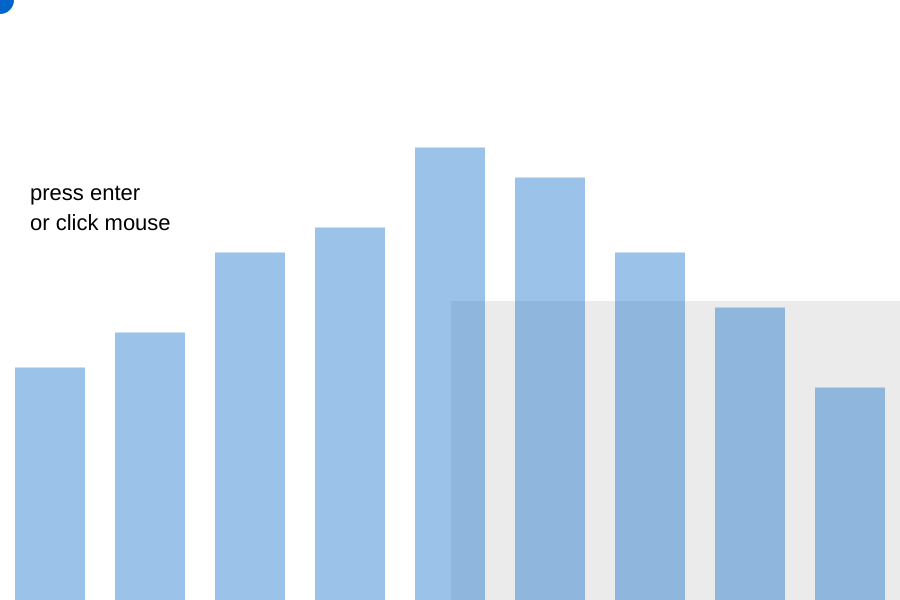
Frame 1 (no input)
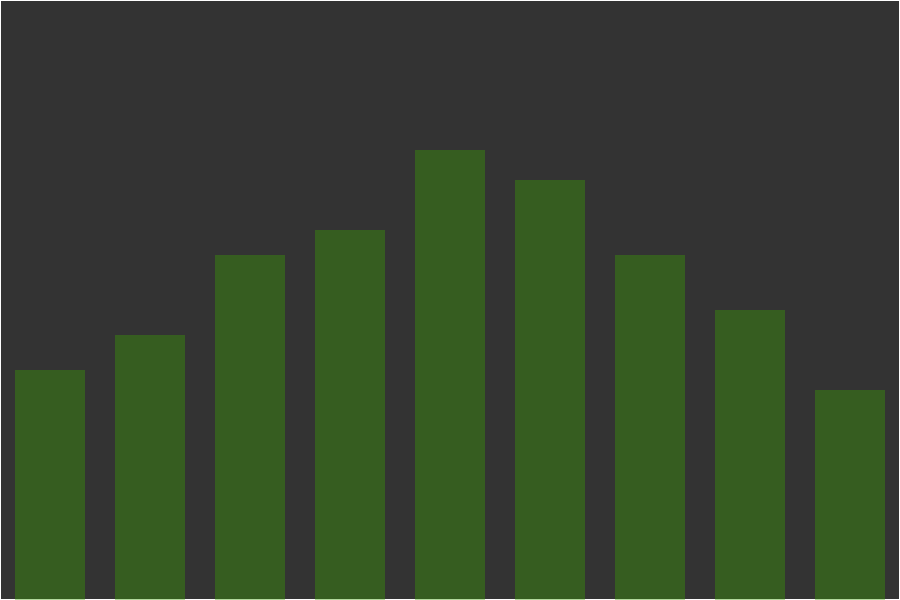
Frame 60 (no input)
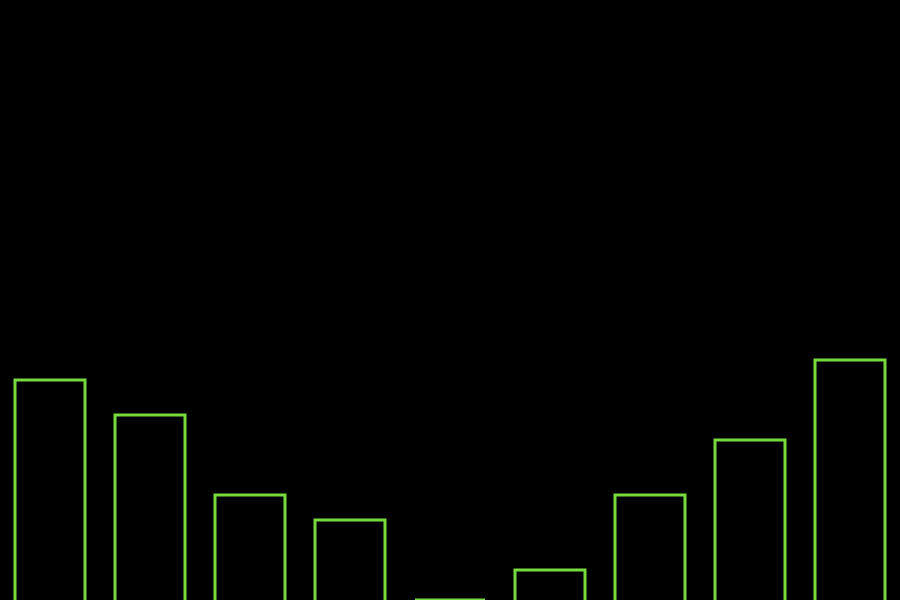
Frame 120 (the mouse pressed at the canvas centre since frame 60)

The p5.js sketch that drew these frames (run headless with seeded random() and noise() and a simulated clock; from frame 60 on, the mouse is pressed at the canvas centre):

// p5.js sketch
// ── sketch.js
function setup() {
  createCanvas(900, 600);
  frameRate(60);
  smooth();
  var colorUse = color(colorR, colorG, colorB);
}

//variable for sound bar height
var ht = 0;

//variables for sound bar color
var colorR = 0;
var colorG = 100;
var colorB = 200;

function soundBar(rx, rheight) {
  rectMode(CENTER);
  rect(rx, height, 70, rheight - (3 * mouseY) + 300 + ht);
}

function rain(x) {
  fill(255);
  ellipse(random(width), x, random(15));

}

function flare() {
  stroke(255);
  line(width / 2, 0, mouseX, mouseY)


}

function draw() {
  //stores changing fill color
  var colorUse = color(colorR, colorG, colorB);

  //this if statement pauses the sketch while ENTER is pressed, otherwise it continues
  if (keyIsDown(ENTER)) {
    ellipseMode(CENTER)
      //these shapes draw the pause symbol
    fill(100, 10);
    noStroke();
    ellipse(width / 2, height / 2 + 10, width / 2, width / 2)

    fill(colorUse);
    ellipse(width / 2, height / 2, width / 2, width / 2)

    fill(150);
    rect(width / 2 - 50, height / 2 + 10, 30, 200);
    rect(width / 2 + 50, height / 2 + 10, 30, 200);
    fill(200);
    rect(width / 2 - 50, height / 2, 30, 200);
    rect(width / 2 + 50, height / 2, 30, 200);

    //THIS IS THE DRAW FUNCTION UNLESS ENTER IS PRESSED

  } else {
    textSize(22);
    text("press enter", 30, 200);
    text("or click mouse", 30, 230)
    strokeWeight(2)
    flare();
    rain(30);
    rain(60);
    rain(100);
    fill(colorR, colorG, colorB);
    ellipse(mouseX, mouseY, 30 + ht / 10, 30 + ht / 10);
    if (frameCount % 30 == 0) {
      banana = 0
      background(55);
    }
    //this adds random height to each sound bar and resets it every half second
    ht += random(20);
    if (frameCount % 30 == 0) {
      ht = 0;
    }
    if (mouseIsPressed == true) {
      background(0);
    } else {
      // draws background for fade effect
      fill(0, 20);
      rect(450, 300, width, height)
    }
    //changes appearance of sound bars 
    //if the mouse is held, an alternate appearance for the sound bars is shown
    if (mouseIsPressed == true) {
      stroke(colorR, colorG, colorB);
      strokeWeight(3);
      noFill();
    } else {
      noStroke();
      //fill of sound bars
      fill(colorR, colorG, colorB, 100);
    }

    //this constantly changes the color of the sound bars
    colorR += 1;
    colorG += 1;
    colorB += 1;

    //This resets the colors once they reach their maximum value.
    if (colorR > 255) {
      colorR = 0;
    }
    if (colorG > 255) {
      colorG = 0;
    }
    if (colorB > 255) {
      colorB = 0;
    }
    //the soundBar function is called multiple times with different parameters
    soundBar(50, 160);
    soundBar(150, 230);
    soundBar(250, 390);
    soundBar(350, 440);
    soundBar(450, 600);
    soundBar(550, 540);
    soundBar(650, 390);
    soundBar(750, 280);
    soundBar(850, 120);
  }
}
